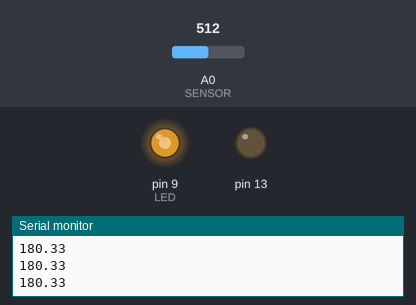
Recording of a sketch running on a simulated Arduino Uno, built with avr-gcc and run on an emulated ATmega328P. Parts: output pins drawn as LEDs (lit = HIGH), the last lines printed to the serial monitor. Inputs (shaded band) come from the test bench; at power-on: A0 (SENSOR) = 512.

Above: at 1.2 s.
1.3 s: A0 (SENSOR) set to 716
At 2.1 s:
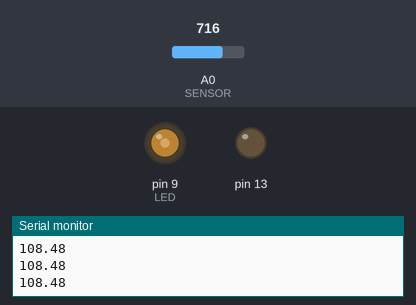
2.8 s: A0 (SENSOR) set to 900
At 3.1 s:
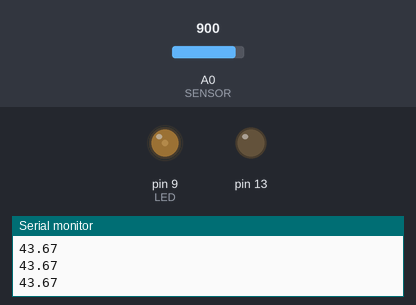
4.3 s: A0 (SENSOR) set to 1023
At 5.4 s:
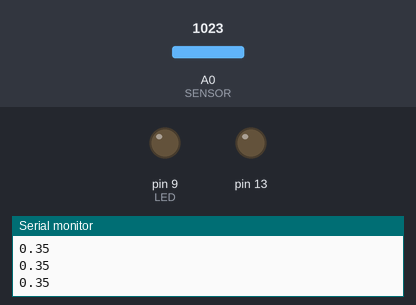
5.8 s: A0 (SENSOR) set to 306
At 6.5 s:
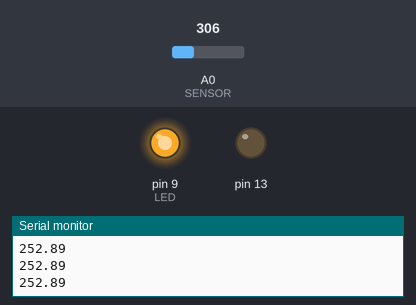
7.3 s: A0 (SENSOR) set to 511
At 7.9 s:
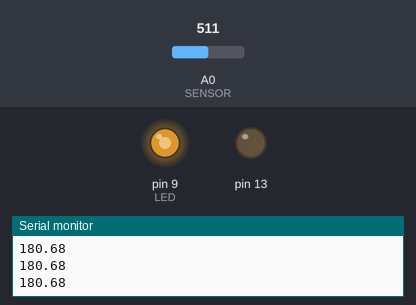
Timing chart, 0 to 9.8 s (numbered marks = the images above; inputs shaded):
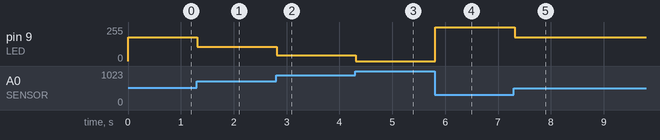

The sketch:

lightSensorLED.ino
```cpp
const int LED = 9;
const int SENSOR = 0;

int sensorRead = 0;
float sensorVal = 0.0;
void setup() {
  Serial.begin(9600);
  pinMode(13, OUTPUT);
}

void loop() {
  sensorRead = analogRead(SENSOR);
  sensorRead -= 300;
  sensorVal = sensorRead/724.0;
  sensorVal = 1 - sensorVal;
  sensorVal *= 255;
  Serial.println(sensorVal);
  analogWrite(LED, sensorVal);
}
```

Measured:
- after the input at 1.3 s, pin 9 (LED): 180/255 → 108/255 at once
- after the input at 2.8 s, pin 9 (LED): 108/255 → 43/255 at once
- after the input at 4.3 s, pin 9 (LED): 43/255 → 0/255 at once
- after the input at 5.8 s, pin 9 (LED): 0/255 → 252/255 at once
- after the input at 7.3 s, pin 9 (LED): 252/255 → 180/255 at once
